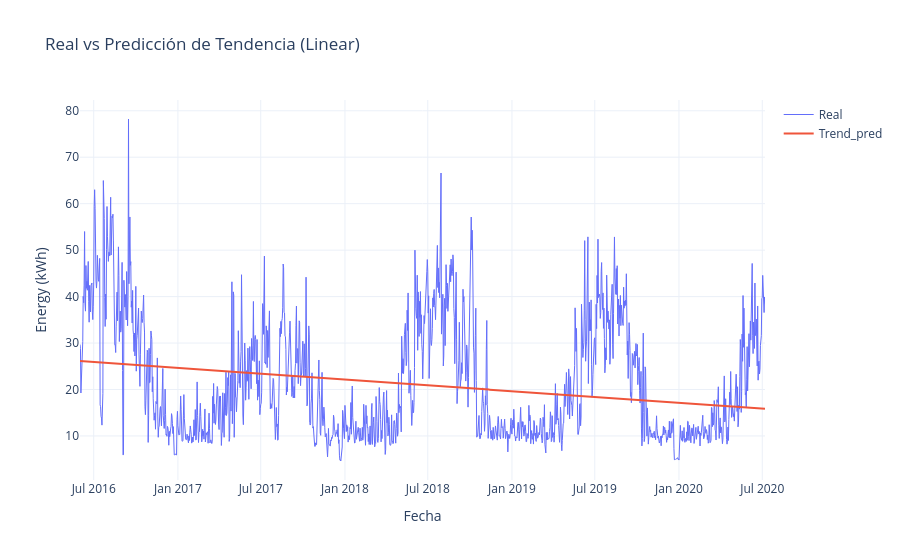

The notebook cell this image was saved under:
### Code cell
# 2 Evaluar desempeño
mae_train_trend = mean_absolute_error(y_train, y_train_pred_trend)
mae_test_trend  = mean_absolute_error(y_test, y_test_pred_trend)

print("=== TREND (Linear) ===")
print(f"MAE train: {mae_train_trend:.4f}")
print(f"MAE test : {mae_test_trend:.4f}")

# Graficar serie real vs predicción de tendencia
fig_trend = go.Figure()
fig_trend.add_trace(go.Scatter(x=df['date'], y=df['Energy_kWh'],
                               mode='lines', name='Real', line=dict(width=1)))
fig_trend.add_trace(go.Scatter(x=df['date'], y=y_full_pred_trend,
                               mode='lines', name='Trend_pred', line=dict(width=2)))
fig_trend.update_layout(title="Real vs Predicción de Tendencia (Linear)",
                        xaxis_title="Fecha", yaxis_title="Energy (kWh)",
                        template='plotly_white')
fig_trend.show()

### Figure 1 — Plotly figure (JSON) as saved in the notebook; plotly's stock layout.template omitted (floating-point values rounded to 4 significant figures; data arrays with more than 128 entries replaced by an {"elided": "..."} marker saying what was removed)
{"data": [{"line": {"width": 1}, "mode": "lines", "name": "Real", "type": "scatter", "x": {"elided": "1498 str values"}, "y": {"elided": "1498 float values"}}, {"line": {"width": 2}, "mode": "lines", "name": "Trend_pred", "type": "scatter", "x": {"elided": "1498 str values"}, "y": {"elided": "1498 float values"}}], "layout": {"title": {"text": "Real vs Predicción de Tendencia (Linear)"}, "xaxis": {"title": {"text": "Fecha"}}, "yaxis": {"title": {"text": "Energy (kWh)"}}}}
